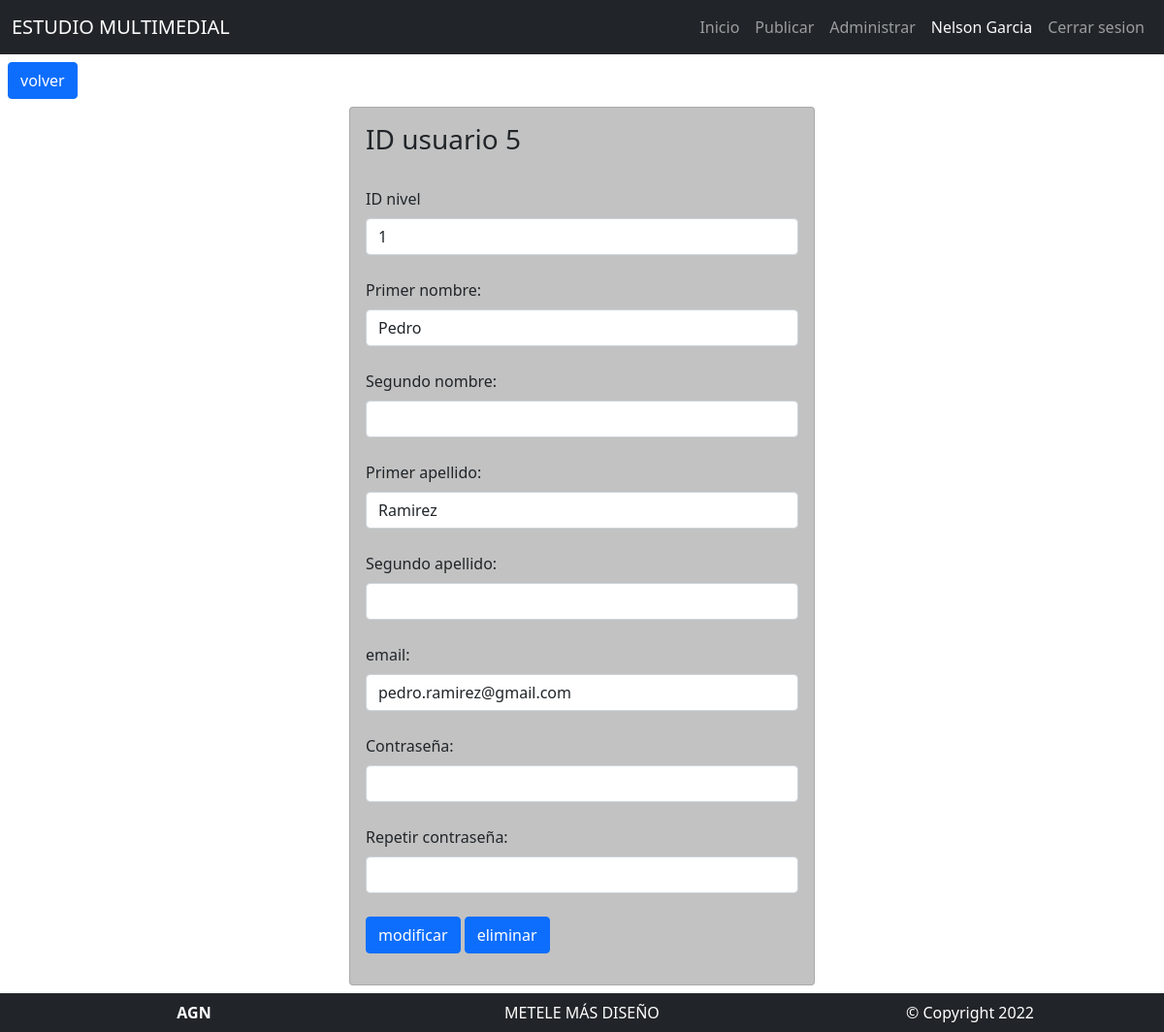
Screenshot of /EstudioMultimedial/administrar.php?usuario=5 (signed in) with the database file from the repository.
### tables this page shows
CREATE TABLE `usuarios`  (
  `id_usuario` int NOT NULL AUTO_INCREMENT,
  `id_nivel` int NOT NULL,
  `primer_nombre` varchar(100) NOT NULL,
  `segundo_nombre` varchar(100) NULL DEFAULT NULL,
  `primer_apellido` varchar(100) NOT NULL,
  `segundo_apellido` varchar(100) NULL DEFAULT NULL,
  `email` varchar(100) NOT NULL,
  `clave` varchar(100) NOT NULL,
  PRIMARY KEY (`id_usuario`) USING BTREE,
  UNIQUE INDEX `id_usuario`(`id_usuario`) USING BTREE,
  INDEX `idniveles`(`id_nivel`) USING BTREE,
  CONSTRAINT `idniveles` FOREIGN KEY (`id_nivel`) REFERENCES `niveles` (`id_nivel`) ON DELETE CASCADE ON UPDATE CASCADE
);

### EstudioMultimedial/administrar.php (the view, shortened to what this page needs)
<?php
require 'config.php';
?>
<!doctype html>
<html lang="es">
<head>
    <link rel="stylesheet" href="css/bootstrap.min.css">
    <link rel="stylesheet" href="css/style.css">
</head>
<body>
    <?php
    require 'header.php';
    if (isset($_SESSION["id"]) && $_SESSION["idnivel"] == 2 ) {
       $id_us = $_SESSION["id"];
        if (!isset($_GET["usuario"])) {
    ?>
    <a href="agregar.php" class="btn btn-primary m-2 botonadm">agregar nuevo usuario</a>
    <a href="miperfil.php" class="btn btn-primary m-2 botonadm">mi perfil</a>
    <div class='table-responsive'>
        <table class="table ">
            <form action="" method="post">
                <tr class="">
                    <?php
            $th = "SELECT COLUMN_NAME from INFORMATION_SCHEMA.COLUMNS where TABLE_NAME = 'usuarios'AND TABLE_SCHEMA ='tp1desarrollo5'";
            $res = mysqli_query($conn, $th);
            echo "<th scope='col'></th>";
            for ($i = 0; $i < 7; $i++) {
                $encabezado = mysqli_fetch_assoc($res);
                echo "<th scope='col'>" . $encabezado['COLUMN_NAME'] . "</th>";
            }
                    ?>
                </tr>
                <?php
            $td = "SELECT * FROM usuarios WHERE id_usuario != $id_us ORDER BY id_usuario DESC";
            $res2 = mysqli_query($conn, $td);
            while ($body = mysqli_fetch_assoc($res2)) {
                $id_usuario = $body['id_usuario'];
                ?>
                <tr>
                    <td>
                        <a href="administrar.php?usuario=<?php echo $id_usuario ?>"
                            class="btn btn-primary">modificar</a>
                    </td>
                    <td>
                        <?php echo $id_usuario ?>
                    </td>
                    <td>
                        <?php echo $body["id_nivel"]; ?>
                    </td>
                    <td>
                        <?php echo $body["primer_nombre"]; ?>
                    </td>
                    <td>
                        <?php echo $body["segundo_nombre"]; ?>
                    </td>
                    <td>
                        <?php echo $body["primer_apellido"]; ?>
                    </td>
                    <td>
                        <?php echo $body["segundo_apellido"]; ?>
                    </td>
                    <td>
                        <?php echo $body["email"]; ?>
                    </td>
                </tr>
                <?php
            }
                ?>
            </form>
        </table>
    </div>
    <?php
        } else {
            $id_user = $_GET['usuario'];
            $td = "SELECT * FROM usuarios WHERE id_usuario = $id_user";
            $res = mysqli_query($conn, $td);
            $body = mysqli_fetch_assoc($res);
    ?>
    <a href="administrar.php" class="btn btn-primary m-2">volver</a>
    <div class="card p-3 m-auto mb-5 formulario   " style="width: 30rem;">
        <form method="post">
            <div class="mb-3">
                <h3 class="form-label" for="password1">ID usuario
                    <?php echo $body["id_usuario"]; ?>
                </h3>
                <br>
                <label class="form-label" for="password1">ID nivel</label>
                <input class="form-control " type="text" name="idnivel" id="idnivel"
                    value="<?php echo $body["id_nivel"]; ?>">
                <br>
                <label class="form-label" for="password1">Primer nombre:</label>
                <input class="form-control " type="text" name="primernombre" id="primernombre"
                    value="<?php echo $body["primer_nombre"]; ?>">
                <br>
                <label class="form-label" for="password1">Segundo nombre:</label>
                <input class="form-control " type="text" name="segundonombre" id="segundonombre"
                    value="<?php echo $body["segundo_nombre"]; ?>">
                <br>
                <label class="form-label" for="password1">Primer apellido:</label>
                <input class="form-control " type="text" name="primerapellido" id="primerapellido"
                    value="<?php echo $body["primer_apellido"]; ?>">
                <br>
                <label class="form-label" for="password1">Segundo apellido:</label>
                <input class="form-control " t type="text" name="segundoapellido" id="segundoapellido"
                    value="<?php echo $body["segundo_apellido"]; ?>">
                <br>
                <label class="form-label" for="password1">email:</label>
                <input class="form-control " type="email" name="email" id="email" value="<?php echo $body["email"]; ?>"
                    placeholder="<?php echo $body["email"]; ?>">
                <br>
                <label class="form-label" for="password1">Contraseña:</label>
                <input class="form-control " type="password" name="password1" id="password1">
                <br>
                <label class="form-label" for="password2">Repetir contraseña:</label>
                <input class="form-control " type="password" name="password2" id="password2">
                <br>
                <button class="btn btn-primary" type="submit" name="submit">modificar</button>
                <button class="btn btn-primary" type="submit" name="submit3">eliminar</button>
            </div>
        </form>
    </div>
    <?php
        }
    } else {
        echo "<p class='m-auto mt-5'>No tienes acceso a esta página</p><br>
        <a href='index.php' class='btn btn-primary'>volver</a>";
    }
    require 'footer.php';
    ?>
</body>
</html>

### EstudioMultimedial/header.php (shortened to what this page needs)
<header class="sticky-top ">
<nav class="navbar navbar-expand-md navbar-dark  bg-dark ">
    <div class="container-fluid  ">
        <a class="navbar-brand" href="#">ESTUDIO MULTIMEDIAL</a>
        <div class="collapse navbar-collapse justify-content-end" id="navbarSupportedContent">
            <ul class="navbar-nav">
          <?php
        $inicio = '<li class="nav-item"><a class="nav-link" href="index.php">Inicio</a></li>';
        $administrar = '<li class="nav-item"><a class="nav-link" href="administrar.php">Administrar</a></li>';
        $cerrarS = '<li class="nav-item"> <a class="nav-link" href="logout.php">Cerrar sesion</a></li>';
        $publicar = '<li class="nav-item"> <a class="nav-link" href="subir2.php">Publicar</a></li>';
        if (isset($_SESSION["id"])) {
          $id = $_SESSION["id"];
          $r = "SELECT primer_nombre, primer_apellido, id_nivel FROM usuarios WHERE usuarios.id_usuario = '$id'";
          $s = mysqli_query($conn, $r);
          $arra = mysqli_fetch_assoc($s);
          if ($arra['id_nivel'] >= 2) {
            if ($arra['id_nivel'] == 2) {
              echo $inicio, $publicar, $administrar;
        ?>
          <li class="nav-item">
            <a href="miperfil.php" class="nav-link text-light">
              <?php echo $arra["primer_nombre"] . " " . $arra["primer_apellido"] ?>
            </a>
          </li>
          <?php
              echo $cerrarS;
            }
          }
        } else {
          echo $inicio;
        ?>
          <li class="nav-item"><a class="nav-link" href="cuenta.php">Iniciar sesion</a></li>
          <?php
        }
        ?>
        </ul>
      </div>
    </div>
  </nav>
</header>

### EstudioMultimedial/css/style.css (style rules this page uses)
a:link { text-decoration: none; }
a { color: white; }
.formulario { background-color: rgb(194, 194, 194); }

### rows the page displays
usuarios: primer_nombre "Nelson", primer_apellido "Garcia"
usuarios: id_usuario "5", idnivel "1", primernombre "Pedro", primerapellido "Ramirez", email "pedro.ramirez@gmail.com"
